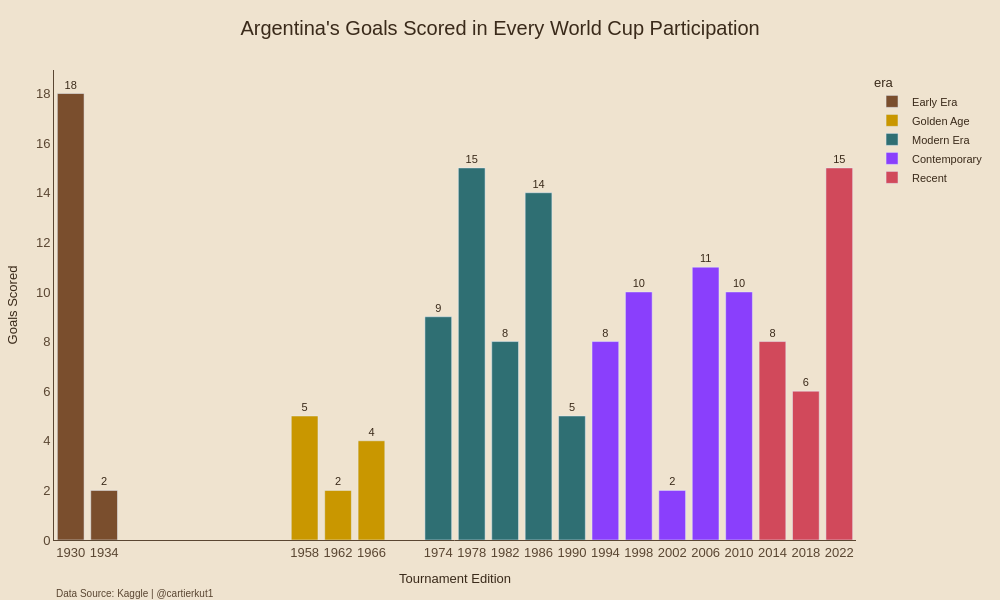

Write notebook code for a chart like this one.
### Code cell
selected_country = "Argentina"

country_df = (
    gls.query("country == @selected_country")
    .sort_values("edition")
    .copy()
)

tick_vals = sorted(country_df["edition"].unique())

country_name = selected_country

era_colors = {
    "Early Era": "#7A4E2D",
    "Golden Age": "#C99700",
    "Modern Era": "#2F6F73",
    "Contemporary": "#8A3FFC",
    "Recent": "#D1495B",
}


fig = px.bar(
    country_df,
    x="edition",
    y="gf",
    color="era",    
    color_discrete_map=era_colors,
    hover_data={
        "country": True,
        "placement": True,
        "gf": True,
        "gls_rank": True,
        "edition": False,
    },
    labels={
        "edition": "Tournament Edition",
        "gf": "Goals Scored",
        "gls_rank": "Goals Rank",
        "placement": "Final Placement",
    },
    color_continuous_scale="Viridis_r",
    text="gf"
)

fig.update_layout(
    height=600,
    width=1000,
    title=dict(
        text=f"{country_name}'s Goals Scored in Every World Cup Participation",
        x=0.5,
        font=dict(size=20, color="#3A2A1A"),
    ),
    coloraxis_colorbar=dict(title="Goals Rank"),
    font=dict(
        family="Gill Sans, Arial, sans-serif",
        color="#3A2A1A",
        size=11,
    ),
    margin=dict(l=40, r=40, t=70, b=60),
    paper_bgcolor="#EFE3CF",
    plot_bgcolor="#EFE3CF",
    xaxis=dict(
        title="Tournament Edition",
        tickmode="array",
        tickvals=tick_vals,
        ticktext=[str(x) for x in tick_vals],
        showgrid=False,
        zeroline=False,
        linecolor="#5A4632",
        tickfont=dict(size=13, color="#5A4632"),
    ),
    yaxis=dict(
        title="Goals Scored",
        showgrid=False,
        zeroline=False,
        linecolor="#5A4632",
        tickfont=dict(size=13, color="#5A4632"),
    ),
)

fig.update_traces(
    textposition='outside'
)
fig.add_annotation(
    text="Data Source: Kaggle | @cartierkut1",
    xref="paper",
    yref="paper",
    x=0,
    y=-0.13,
    showarrow=False,
    font=dict(size=10, color="#5A4632"),
)

fig.show(scale=3)

### Figure 1 — Plotly figure (JSON) as saved in the notebook; plotly's stock layout.template omitted (floating-point values rounded to 4 significant figures)
{"data": [{"customdata": [["Argentina", "Runner-up", 1], ["Argentina", "Round of 16", 9]], "hovertemplate": "era=Early Era<br>Goals Scored=%{text}<br>country=%{customdata[0]}<br>Final Placement=%{customdata[1]}<br>Goals Rank=%{customdata[2]}<extra></extra>", "legendgroup": "Early Era", "marker": {"color": "#7A4E2D", "pattern": {"shape": ""}}, "name": "Early Era", "orientation": "v", "showlegend": true, "text": [18.0, 2.0], "textposition": "outside", "type": "bar", "x": [1930, 1934], "xaxis": "x", "y": [18, 2], "yaxis": "y"}, {"customdata": [["Argentina", "Group Stage", 10], ["Argentina", "Group Stage", 13], ["Argentina", "Quarter-final", 7]], "hovertemplate": "era=Golden Age<br>Goals Scored=%{text}<br>country=%{customdata[0]}<br>Final Placement=%{customdata[1]}<br>Goals Rank=%{customdata[2]}<extra></extra>", "legendgroup": "Golden Age", "marker": {"color": "#C99700", "pattern": {"shape": ""}}, "name": "Golden Age", "orientation": "v", "showlegend": true, "text": [5.0, 2.0, 4.0], "textposition": "outside", "type": "bar", "x": [1958, 1962, 1966], "xaxis": "x", "y": [5, 2, 4], "yaxis": "y"}, {"customdata": [["Argentina", "Quarter-final", 5], ["Argentina", "Winner", 1], ["Argentina", "Quarter-final", 7], ["Argentina", "Winner", 1], ["Argentina", "Runner-up", 9]], "hovertemplate": "era=Modern Era<br>Goals Scored=%{text}<br>country=%{customdata[0]}<br>Final Placement=%{customdata[1]}<br>Goals Rank=%{customdata[2]}<extra></extra>", "legendgroup": "Modern Era", "marker": {"color": "#2F6F73", "pattern": {"shape": ""}}, "name": "Modern Era", "orientation": "v", "showlegend": true, "text": [9.0, 15.0, 8.0, 14.0, 5.0], "textposition": "outside", "type": "bar", "x": [1974, 1978, 1982, 1986, 1990], "xaxis": "x", "y": [9, 15, 8, 14, 5], "yaxis": "y"}, {"customdata": [["Argentina", "Round of 16", 7], ["Argentina", "Quarter-final", 5], ["Argentina", "Group Stage", 23], ["Argentina", "Quarter-final", 3], ["Argentina", "Quarter-final", 4]], "hovertemplate": "era=Contemporary<br>Goals Scored=%{text}<br>country=%{customdata[0]}<br>Final Placement=%{customdata[1]}<br>Goals Rank=%{customdata[2]}<extra></extra>", "legendgroup": "Contemporary", "marker": {"color": "#8A3FFC", "pattern": {"shape": ""}}, "name": "Contemporary", "orientation": "v", "showlegend": true, "text": [8.0, 10.0, 2.0, 11.0, 10.0], "textposition": "outside", "type": "bar", "x": [1994, 1998, 2002, 2006, 2010], "xaxis": "x", "y": [8, 10, 2, 11, 10], "yaxis": "y"}, {"customdata": [["Argentina", "Runner-up", 6], ["Argentina", "Round of 16", 9], ["Argentina", "Winner", 2]], "hovertemplate": "era=Recent<br>Goals Scored=%{text}<br>country=%{customdata[0]}<br>Final Placement=%{customdata[1]}<br>Goals Rank=%{customdata[2]}<extra></extra>", "legendgroup": "Recent", "marker": {"color": "#D1495B", "pattern": {"shape": ""}}, "name": "Recent", "orientation": "v", "showlegend": true, "text": [8.0, 6.0, 15.0], "textposition": "outside", "type": "bar", "x": [2014, 2018, 2022], "xaxis": "x", "y": [8, 6, 15], "yaxis": "y"}], "layout": {"annotations": [{"font": {"color": "#5A4632", "size": 10}, "showarrow": false, "text": "Data Source: Kaggle | @cartierkut1", "x": 0, "xref": "paper", "y": -0.13, "yref": "paper"}], "barmode": "relative", "coloraxis": {"colorbar": {"title": {"text": "Goals Rank"}}}, "font": {"color": "#3A2A1A", "family": "Gill Sans, Arial, sans-serif", "size": 11}, "height": 600, "legend": {"title": {"text": "era"}, "tracegroupgap": 0}, "margin": {"b": 60, "l": 40, "r": 40, "t": 70}, "paper_bgcolor": "#EFE3CF", "plot_bgcolor": "#EFE3CF", "title": {"font": {"color": "#3A2A1A", "size": 20}, "text": "Argentina's Goals Scored in Every World Cup Participation", "x": 0.5}, "width": 1000, "xaxis": {"anchor": "y", "domain": [0, 1], "linecolor": "#5A4632", "showgrid": false, "tickfont": {"color": "#5A4632", "size": 13}, "tickmode": "array", "ticktext": ["1930", "1934", "1958", "1962", "1966", "1974", "1978", "1982", "1986", "1990", "1994", "1998", "2002", "2006", "2010", "2014", "2018", "2022"], "tickvals": [1930, 1934, 1958, 1962, 1966, 1974, 1978, 1982, 1986, 1990, 1994, 1998, 2002, 2006, 2010, 2014, 2018, 2022], "title": {"text": "Tournament Edition"}, "zeroline": false}, "yaxis": {"anchor": "x", "domain": [0, 1], "linecolor": "#5A4632", "showgrid": false, "tickfont": {"color": "#5A4632", "size": 13}, "title": {"text": "Goals Scored"}, "zeroline": false}}}
